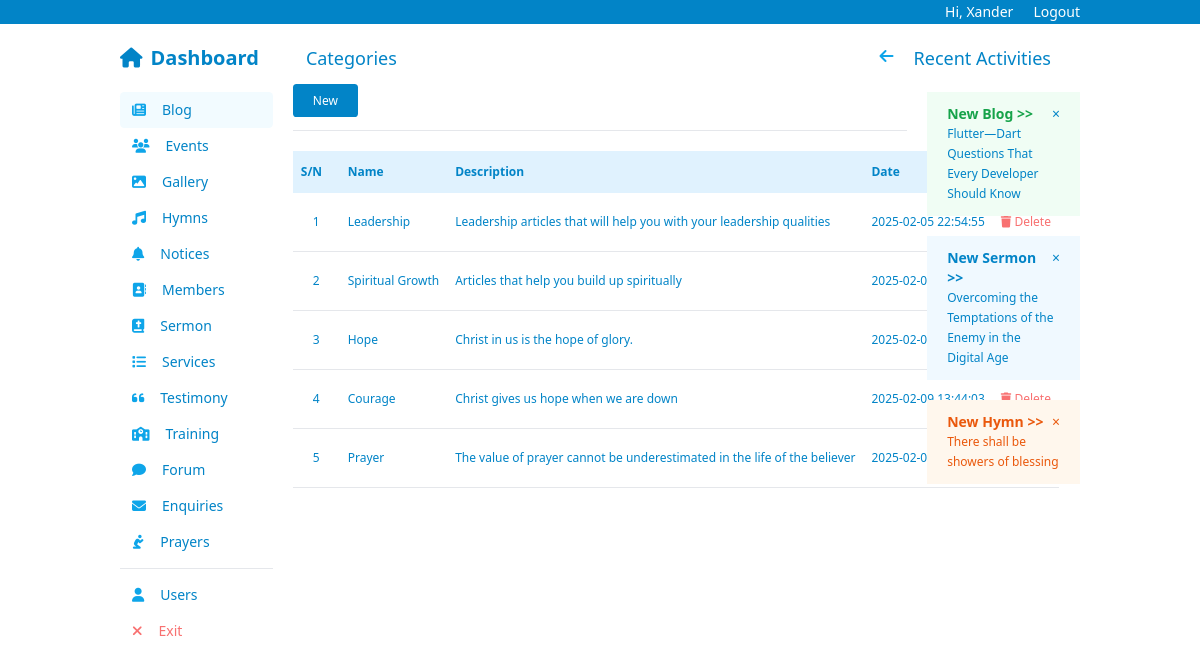
The app's page /admin/blog/categories (signed in) with its own data.
### web/admin/users/models.py (models this page shows, shortened)
class User(db.Model):
    __tablename__ = 'users'
    id = db.Column(db.Integer, primary_key=True, autoincrement=True)
    first_name = db.Column(db.String(50), nullable=False)
    last_name = db.Column(db.String(50), nullable=False)
    email = db.Column(db.String(120), unique=True, nullable=False)
    username = db.Column(db.String(120), unique=True, nullable=True)
    password = db.Column(db.String(50), nullable=False)
    is_admin = db.Column(db.Boolean, default=False, nullable=False)
    is_super = db.Column(db.Boolean, default=False, nullable=False)
    updated_at = db.Column(db.DateTime(timezone=True), onupdate=func.now())
    created_at = db.Column(db.DateTime(timezone=True), server_default=func.now())

### web/admin/blog/models.py (models this page shows, shortened)
class Category(db.Model):
    __tablename__ = 'categories'
    id = db.Column(db.Integer, primary_key=True, autoincrement=True)
    name = db.Column(db.String(50), nullable=False, unique=True)
    description = db.Column(db.Text, nullable=True)
    slug = db.Column(db.String(80), nullable=False, unique=True)
    created_at = db.Column(db.DateTime(timezone=True), server_default=func.now())

### web/admin/blog/routes.py (the view)
@bp.route('/categories', methods=('GET',))
def categories():
    categories = Category.query.all()
    return render_template('admin/blog/category/index.html', title='Categories', categories=categories)

### app.py (called while the page is built)
@app.before_request
def before_request():
    g.user = get_current_user()

@app.context_processor
def utility_processor():
    def is_authenticated():
        return get_current_user() is not None
    def current_user():
        return get_current_user()
    return {
        'is_authenticated': is_authenticated,
        'current_user': current_user
    }

### web/auth/routes.py (called while the page is built)
@bp.before_app_request
def load_logged_in_user():
    pass

### web/context.py (called while the page is built)
def get_current_user():
    if not hasattr(g, 'current_user'):
        if 'user_id' in session:
            g.current_user = User.query.get(session['user_id'])
        else:
            g.current_user = None
    return g.current_user

### web/templates/admin/blog/category/index.html (shortened to what this page needs)
{% extends 'admin/base.html' %}
{% block content %}
<div class="text-[12px]">
  <a class="py-2 px-5 bg-sky-600 text-white" href="{{ url_for('blog_admin.create_category') }}">New</a>
  <hr class="my-5">
{% if categories|length > 0 %}
    <table class="w-full text-left   table-auto min-w-max text-gray-800 p-2">
      <thead>
        <tr class="bg-sky-100 font-light text-sky-600">
          <th class="py-3 px-2">S/N</th>
          <th class="py-3 px-2">Name</th>
          <th class="py-3 px-2">Description</th>
          <th class="py-3 px-2">Date</th>
          <th>Actions</th>
        </tr>
      </thead>
      <tbody class="text-sky-600">
        {% for category in categories %}
          <tr  class="cursor-pointer items-center p-3 border-b hover:bg-sky-50/50 clickable-row" data-href="{{ url_for('blog_admin.edit_category', pk=category.id) }}">
              <td class="p-5">{{ category.id }}</td>
              <td class="px-2 py-3">{{category.name}}</td>
              <td class="px-2 py-3">{{category.description}}</td>
              <td class="px-2 py-3">{{ category.created_at }}</td>
              <td class="px-2 py-3 text-red-400"><a href="{{url_for('blog_admin.confirm_delete_category', pk=category.id)}}"><i class="fa-solid fa-trash"></i> Delete</a></td>
          </tr>
      {% endfor %}
      </tbody>
    </table>
{% else %}
<p class="text-gray-500">No categories have been created yet. Click</p>
{% endif %}
</div>
{% endblock %}

### web/templates/admin/partials/navbar.html (shortened to what this page needs)
<header class="w-full bg-sky-600 py-0.5 text-sm">
    <nav class="flex row justify-end w-[80%] mx-auto">
        <ul class="flex gap-5 text-white">
          {% if current_user() %}
            <li><a href="{{ url_for('user_admin.edit', pk=current_user().id) }}">Hi, {{current_user().username|capitalize }}</a></li>
          {% endif %}
            <li><a href="{{ url_for('auth_admin.logout') }}">Logout</a></li>
        </ul>
    </nav>
</header>

### web/static/css/style.css (style rules this page uses)
input, a, button, textarea { border-radius: .3em; }

### records on screen
User: username "Xander"
Category: id "1", name "Leadership", description "Leadership articles that will help you with your leadership qualities", created_at "2025-02-05 22:54:55"
Category: id "2", name "Spiritual Growth", description "Articles that help you build up spiritually", created_at "2025-02-09…"
Category: id "3", name "Hope", description "Christ in us is the hope of glory.", created_at "2025-02-09…"
Category: id "4", name "Courage", description "Christ gives us hope when we are down", created_at "2025-02-09 13:44:03"
Category: id "5", name "Prayer", description "The value of prayer cannot be underestimated in the life of the believer", created_at "2025-02-09…"

### other values on screen
{{ title|capitalize }} "Categories"
